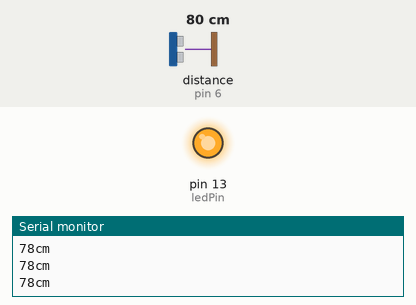
This sketch was run on a simulated Arduino Uno, built with avr-gcc and run on an emulated ATmega328P. Parts: output pins drawn as LEDs (lit = HIGH), the last lines printed to the serial monitor. Wiring (inferred from the names in the program): ultrasonic range finder: trigger pin 7; echo pin 6. The inputs (shaded band) are chosen by the test bench; at power-on: distance to the obstacle (sensor on pin 6) 80 cm. The echo pulse lasts 58.3 µs per cm; pins used as bus, display or sensor lines are not drawn.

Above: at 1.2 s.
1.3 s: distance to the obstacle (sensor on pin 6) set to 198 cm
2.8 s: distance to the obstacle (sensor on pin 6) set to 207 cm
At 3.4 s:
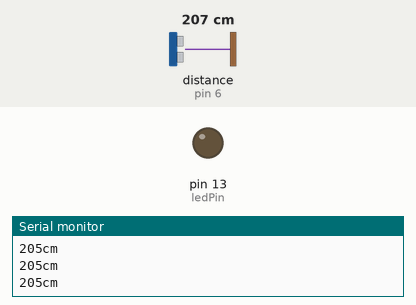
4.3 s: distance to the obstacle (sensor on pin 6) set to 2 cm
At 5.6 s:
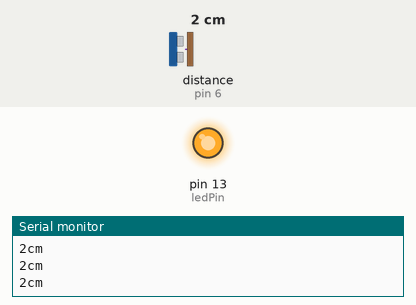
5.9 s: distance to the obstacle (sensor on pin 6) set to 250 cm
At 6.7 s:
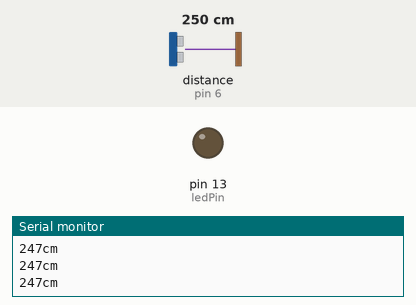
Timing chart, 0 to 8.4 s (numbered marks = the images above; inputs shaded):
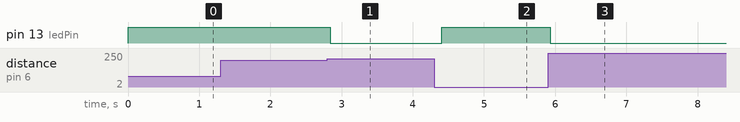

Measured:
- the behaviour switches between 203 and 204 cm on distance to the obstacle (sensor on pin 6) (found by bisection; images 0 and 1)
- after the input at 2.8 s, pin 13 (ledPin): HIGH → LOW at once
- after the input at 4.3 s, pin 13 (ledPin): LOW → HIGH after 0.11 s
- after the input at 5.9 s, pin 13 (ledPin): HIGH → LOW at once

The sketch:

project_ultrasonic.ino
```cpp
const int pingPin = 7; //Pin Trigger Sensor Ultrasonic
const int echoPin = 6; //Pin Echo Sensor Ultrasonic
const int ledPin = 13; //LED
long duration;
long cm; //Variabel untuk menyimpan hasil konversi dari Us ke CM

//Fungsi untuk mengubah dari mikrosekon ke cm
long microsecondsToCentimeters(long microseconds){
  return microseconds*0.034/2; //Konversi dari microsecond ke cm
}

void setup(){
  Serial.begin(9600); //Starting Serial Terminal
  pinMode(ledPin, OUTPUT);
  pinMode(pingPin, OUTPUT);
  pinMode(echoPin, INPUT);
}

void loop(){
  /*Variable duration untuk menyimpan lama waktu saat sensor
   * memancarkan gelombang ultrasonik sampai memantul pada
   * benda dan diterima kembali oleh echoPin (pin 6) dalam
   * satuan microsecond
   */

  digitalWrite(pingPin, LOW);
  delayMicroseconds(2);
  digitalWrite(pingPin, HIGH);
  delayMicroseconds(10);
  digitalWrite(pingPin, LOW);

  duration = pulseIn(echoPin, HIGH);
  //Pemanggilan fungsi microsecondsToCentimeters
  cm = microsecondsToCentimeters(duration);
  if(cm<=200){
    digitalWrite(ledPin, HIGH);
  } else{
    digitalWrite(ledPin, LOW);
  }
  Serial.print(cm);
  Serial.print("cm");
  Serial.println();

  delay(100);
}
```
